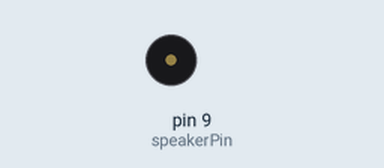
Recording of a sketch running on a simulated Arduino Uno, built with avr-gcc and run on an emulated ATmega328P. Shown: buzzer (waves = sounding).

Above: at 1.46 s.
At 4.7 s:
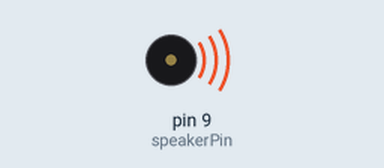
Timing chart, 0 to 5.7 s (numbered marks = the images above):
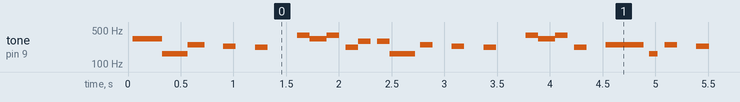

Measured:
- by itself, tone on pin 9 (speakerPin): plays 328 Hz for 0.28 s, 164 Hz for 0.24 s, 246 Hz for 0.16 s, 232 Hz for 0.12 s, 219 Hz for 0.12 s, 391 Hz for 0.12 s … (552 notes in this stretch)

The sketch:

2.ino
```cpp
int speakerPin = 9;

void playTone(int tone, int duration) {
  for (long i = 0; i < duration * 1000L; i += tone * 2) {
    digitalWrite(speakerPin, HIGH);
    delayMicroseconds(tone);
    digitalWrite(speakerPin, LOW);
    delayMicroseconds(tone);
  }
}

void playNote(char note, int duration) {
  int tone;
  switch (note) {
    case 'a': tone = 2277; break;
    case 'b': tone = 2029; break;
    case 'c': tone = 1915; break;
    case 'd': tone = 1700; break;
    case 'e': tone = 1519; break;
    case 'f': tone = 1432; break;
    case 'g': tone = 1275; break;

    // sharps
    case 'h': tone = 2149; break;
    case 'i': tone = 2031; break;
    case 'j': tone = 1802; break;
    case 'k': tone = 1611; break;
    case 'l': tone = 1516; break;

    case 'H': tone = 4298; break;
    case 'I': tone = 4062; break;
    case 'J': tone = 3604; break;
    case 'K': tone = 3222; break;
    case 'L': tone = 3032; break;

    case 'A': tone = 4552; break;
    case 'B': tone = 4058; break;
    case 'C': tone = 3830; break;
    case 'D': tone = 3400; break;
    case 'E': tone = 3038; break;
    case 'F': tone = 2864; break;
    case 'G': tone = 2550; break;

    case ' ': tone = 0; break;
  }
  playTone(tone, duration);
}

void setup() {
  pinMode(speakerPin, OUTPUT);
}

void loop() {
  static String notes = "eeEb h a gegaddEb h a gega iiEb h a gegaccEb h a gega";  // a space represents a rest
  static int beats[] = {1, 1, 2, 1, 1, 1, 1, 1, 2, 1, 1, 1, 1, 1, 1, 2, 1, 1, 1, 1, 1, 2, 1, 1, 1, 1, 1, 1, 2, 1, 1, 1, 1, 1, 2, 1, 1, 1, 1, 1, 1, 2, 1, 1, 1, 1, 1, 2, 1, 1, 1, 1};
  static int tempo = 100;
  for (int i = 0; i < notes.length(); i++) {
    if (notes[i] == ' ')
      delay(beats[i] * tempo);  // rest
    else
      playNote(notes[i], beats[i] * tempo);
    delay(tempo / 2);  // pause between notes
  }
}
/*
    eeEb h a gegaddEb h a gega iiEb h a gegaccEb h a gega  -  megalovania
    1, 1, 2, 1, 1, 1, 1, 1, 2, 1, 1, 1, 1, 1, 2, 1, 1, 1, 1, 1, 2, 1, 1, 1, 1, 1, 2, 1, 1, 1, 1, 1, 2, 1, 1, 1, 1, 1, 2, 1, 1, 1, 1, 1, 2, 1, 1, 1  -  beats

    abcdefg (notas centrais)
    h(la) i(do) j(re) k(fa) l(sol) (sustenidos)
    */
```
